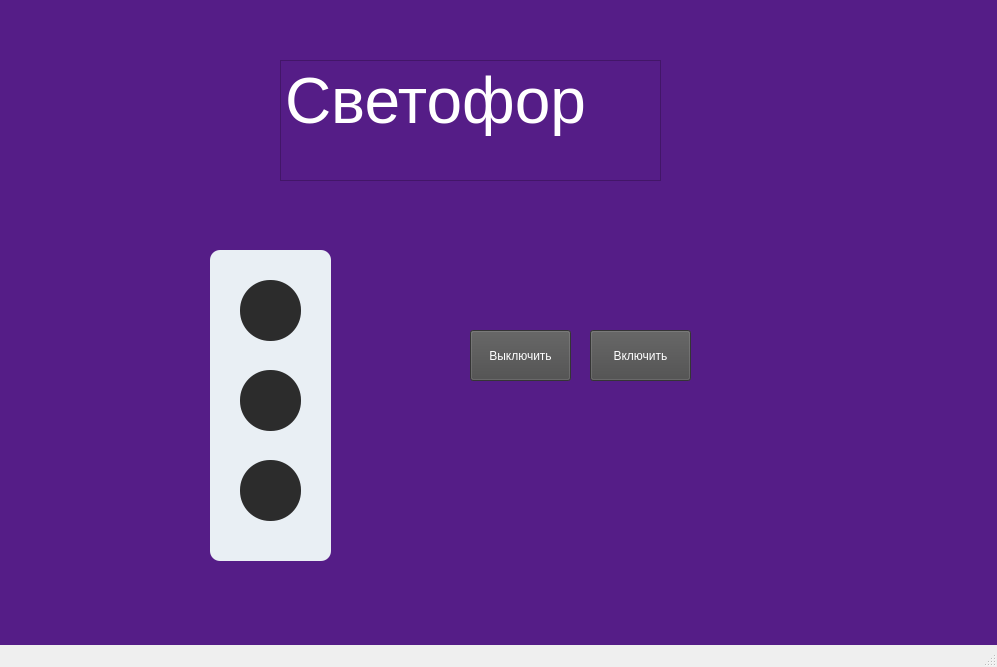
<?xml version="1.0" encoding="UTF-8"?>
<ui version="4.0">
 <class>MainWindow</class>
 <widget class="QMainWindow" name="MainWindow">
  <property name="geometry">
   <rect>
    <x>0</x>
    <y>0</y>
    <width>997</width>
    <height>667</height>
   </rect>
  </property>
  <property name="windowTitle">
   <string>MainWindow</string>
  </property>
  <widget class="QWidget" name="centralwidget">
   <property name="styleSheet">
    <string notr="true">background-color: rgb(85, 29, 135);</string>
   </property>
   <widget class="QTextBrowser" name="textBrowser">
    <property name="geometry">
     <rect>
      <x>280</x>
      <y>60</y>
      <width>381</width>
      <height>121</height>
     </rect>
    </property>
    <property name="styleSheet">
     <string notr="true">color: rgb(255, 255, 255);</string>
    </property>
    <property name="html">
     <string>&lt;!DOCTYPE HTML PUBLIC &quot;-//W3C//DTD HTML 4.0//EN&quot; &quot;http://www.w3.org/TR/REC-html40/strict.dtd&quot;&gt;
&lt;html&gt;&lt;head&gt;&lt;meta name=&quot;qrichtext&quot; content=&quot;1&quot; /&gt;&lt;style type=&quot;text/css&quot;&gt;
p, li { white-space: pre-wrap; }
&lt;/style&gt;&lt;/head&gt;&lt;body style=&quot; font-family:'MS Shell Dlg 2'; font-size:7.8pt; font-weight:400; font-style:normal;&quot;&gt;
&lt;p style=&quot; margin-top:0px; margin-bottom:0px; margin-left:0px; margin-right:0px; -qt-block-indent:0; text-indent:0px;&quot;&gt;&lt;span style=&quot; font-size:48pt;&quot;&gt;Светофор&lt;/span&gt;&lt;/p&gt;&lt;/body&gt;&lt;/html&gt;</string>
    </property>
   </widget>
   <widget class="QWidget" name="widget" native="true">
    <property name="geometry">
     <rect>
      <x>210</x>
      <y>250</y>
      <width>121</width>
      <height>311</height>
     </rect>
    </property>
    <property name="layoutDirection">
     <enum>Qt::LeftToRight</enum>
    </property>
    <property name="styleSheet">
     <string notr="true">background-color: rgb(233, 239, 244);
border-radius: 10px;</string>
    </property>
    <widget class="QPushButton" name="btn_red">
     <property name="geometry">
      <rect>
       <x>30</x>
       <y>30</y>
       <width>61</width>
       <height>61</height>
      </rect>
     </property>
     <property name="styleSheet">
      <string notr="true">background-color: rgb(44, 44, 44);
border-radius: 30px;</string>
     </property>
     <property name="text">
      <string/>
     </property>
    </widget>
    <widget class="QPushButton" name="btn_yellow">
     <property name="geometry">
      <rect>
       <x>30</x>
       <y>120</y>
       <width>61</width>
       <height>61</height>
      </rect>
     </property>
     <property name="styleSheet">
      <string notr="true">background-color: rgb(44, 44, 44);
border-radius: 30px;</string>
     </property>
     <property name="text">
      <string/>
     </property>
    </widget>
    <widget class="QPushButton" name="btn_green">
     <property name="geometry">
      <rect>
       <x>30</x>
       <y>210</y>
       <width>61</width>
       <height>61</height>
      </rect>
     </property>
     <property name="styleSheet">
      <string notr="true">background-color: rgb(44, 44, 44);
border-radius: 30px;</string>
     </property>
     <property name="text">
      <string/>
     </property>
    </widget>
   </widget>
   <widget class="QPushButton" name="btn_off">
    <property name="geometry">
     <rect>
      <x>470</x>
      <y>330</y>
      <width>101</width>
      <height>51</height>
     </rect>
    </property>
    <property name="styleSheet">
     <string notr="true">color: rgb(255, 255, 255);
background-color: rgb(74, 74, 74);</string>
    </property>
    <property name="text">
     <string>Выключить</string>
    </property>
   </widget>
   <widget class="QPushButton" name="btn_on">
    <property name="geometry">
     <rect>
      <x>590</x>
      <y>330</y>
      <width>101</width>
      <height>51</height>
     </rect>
    </property>
    <property name="styleSheet">
     <string notr="true">color: rgb(255, 255, 255);
background-color: rgb(74, 74, 74);</string>
    </property>
    <property name="text">
     <string>Включить</string>
    </property>
   </widget>
  </widget>
  <widget class="QMenuBar" name="menubar">
   <property name="geometry">
    <rect>
     <x>0</x>
     <y>0</y>
     <width>997</width>
     <height>26</height>
    </rect>
   </property>
  </widget>
  <widget class="QStatusBar" name="statusbar"/>
 </widget>
 <resources/>
 <connections/>
</ui>
